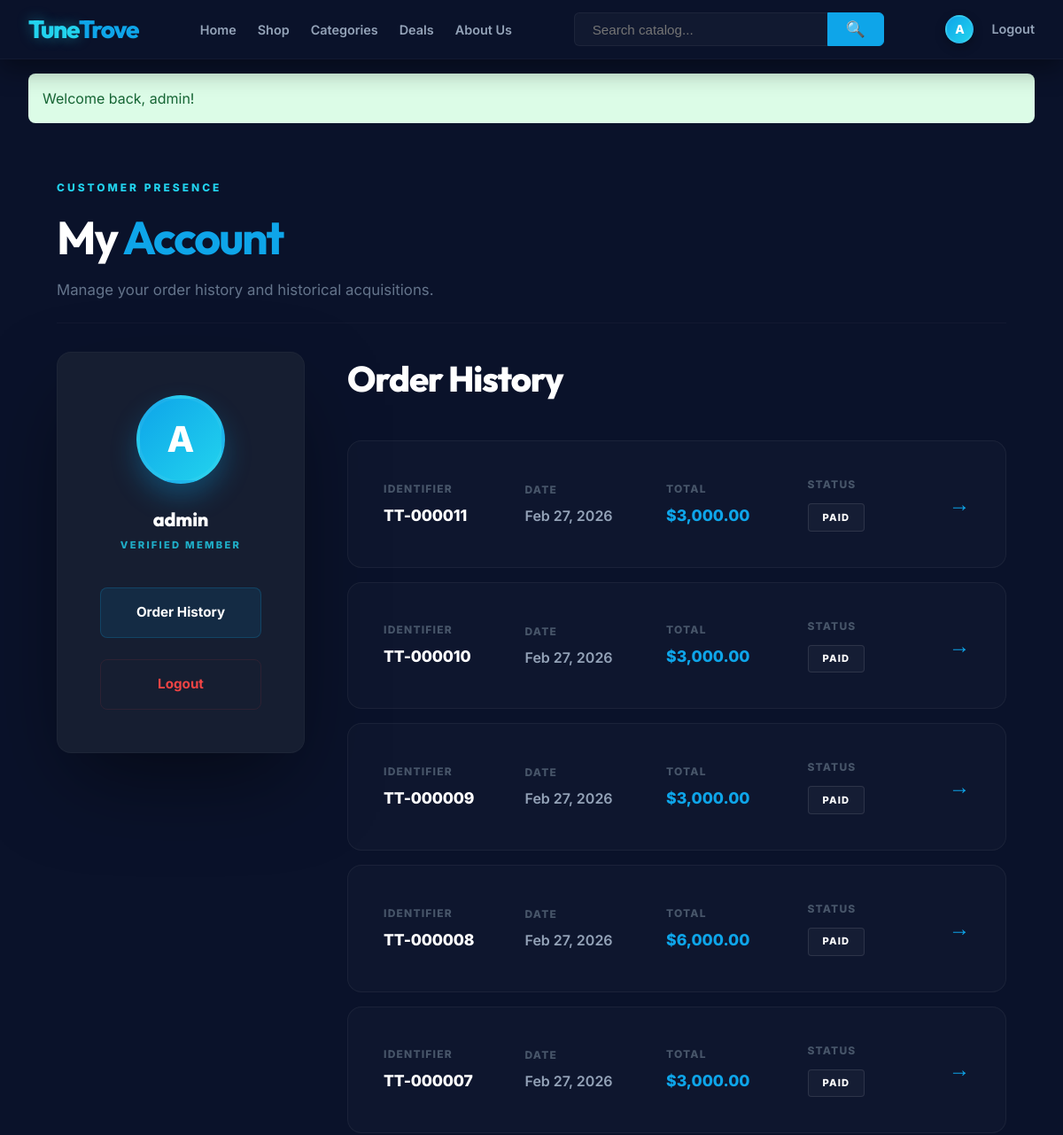
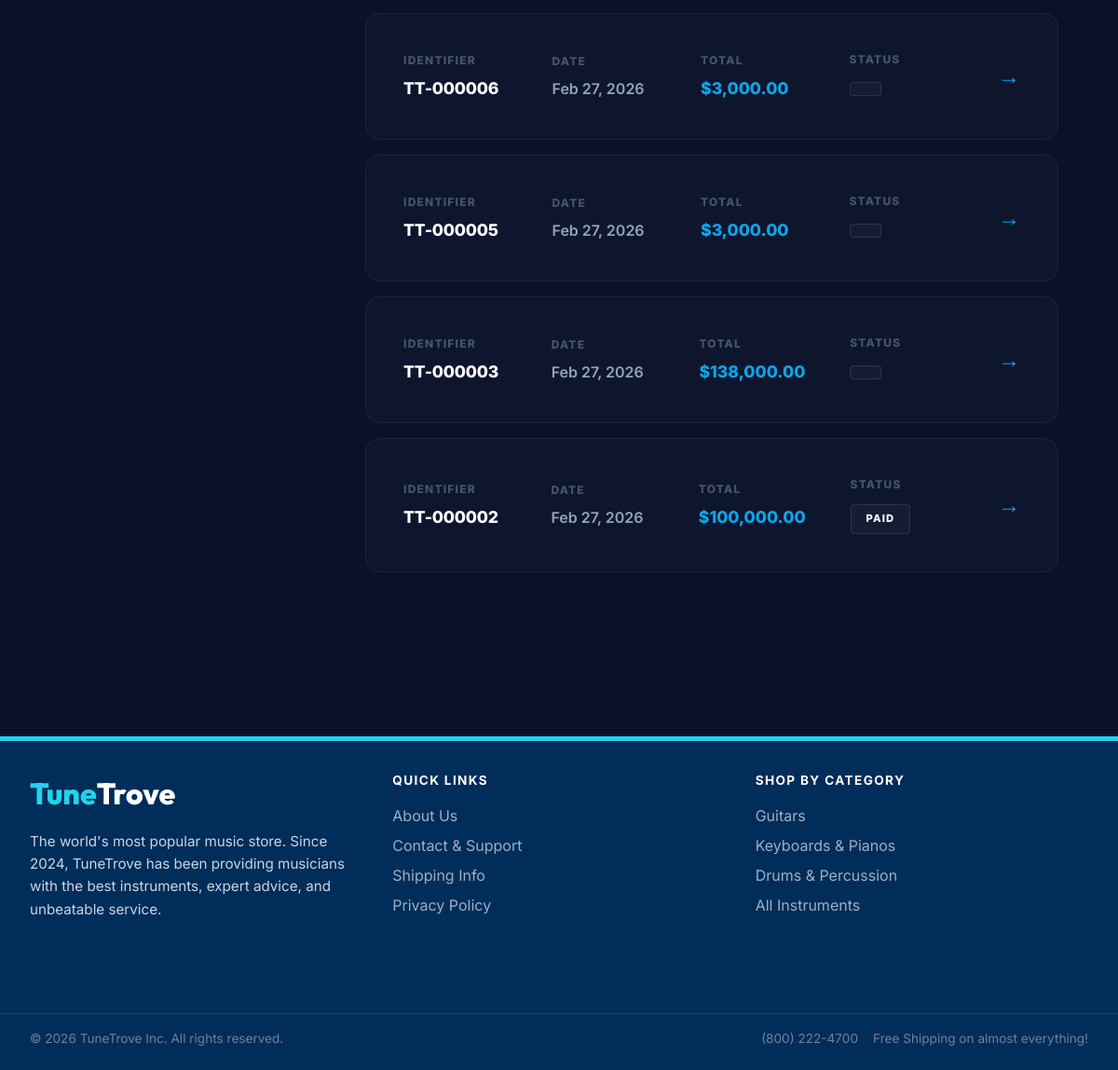
The app's page /user/account/index.php (signed in) with its own data (2 pictures, top to bottom).
### tables this page shows
CREATE TABLE `users` (
  `id` int(11) NOT NULL AUTO_INCREMENT,
  `username` varchar(50) NOT NULL,
  `password_hash` varchar(255) NOT NULL,
  `email` varchar(100) NOT NULL,
  `full_name` varchar(100) DEFAULT NULL,
  `role` enum('admin','staff','customer') DEFAULT 'customer',
  `created_at` timestamp NOT NULL DEFAULT current_timestamp(),
  PRIMARY KEY (`id`),
  UNIQUE KEY `username` (`username`),
  UNIQUE KEY `email` (`email`)
);

CREATE TABLE `orders` (
  `id` int(11) NOT NULL AUTO_INCREMENT,
  `user_id` int(11) DEFAULT NULL,
  `total_amount` decimal(10,2) NOT NULL,
  `shipping_cost` decimal(10,2) DEFAULT 0.00,
  `status` enum('pending','paid','shipped','completed','cancelled') DEFAULT 'pending',
  `shipping_address` text DEFAULT NULL,
  `payment_method` varchar(20) NOT NULL DEFAULT 'card',
  `created_at` timestamp NOT NULL DEFAULT current_timestamp(),
  PRIMARY KEY (`id`),
  KEY `user_id` (`user_id`),
  CONSTRAINT `orders_ibfk_1` FOREIGN KEY (`user_id`) REFERENCES `users` (`id`) ON DELETE SET NULL
);

### user/account/index.php (the view, shortened to what this page needs)
<?php
require_once '../includes/header.php';
require_once '../includes/db.php';
$user_id = $_SESSION['user_id'];
$stmt = $pdo->prepare("SELECT * FROM users WHERE id = ?");
$stmt->execute([$user_id]);
$user = $stmt->fetch();
$stmt = $pdo->prepare("SELECT * FROM orders WHERE user_id = ? ORDER BY created_at DESC");
$stmt->execute([$user_id]);
$orders = $stmt->fetchAll();
?>
<div style="background: var(--background); min-height: 100vh; padding-top: 2rem; padding-bottom: 8rem;">
    <div class="container">
        <div style="margin-bottom: 2rem; border-bottom: 1px solid rgba(255, 255, 255, 0.03); padding-bottom: 1.5rem;">
            <p style="text-transform: uppercase; font-size: 0.75rem; font-weight: 800; color: var(--accent); letter-spacing: 0.25em; margin-bottom: 0.5rem;">Customer Presence</p>
            <h1 style="font-family: var(--font-heading); font-size: 3.25rem; letter-spacing: -0.04em; color: #fff; margin: 0;">My <span style="color: var(--primary);">Account</span></h1>
            <p style="color: #64748b; font-size: 1.05rem; margin-top: 0.5rem;">Manage your order history and historical acquisitions.</p>
        </div>
        <div style="display: grid; grid-template-columns: 280px 1fr; gap: 3rem; align-items: flex-start;">
            <aside style="position: sticky; top: 120px;">
                <div style="background: var(--surface); border: 1px solid rgba(255, 255, 255, 0.03); border-radius: 1rem; padding: 3rem; text-align: center; box-shadow: 0 40px 100px -20px rgba(0,0,0,0.5);">
                    <div style="width: 100px; height: 100px; background: linear-gradient(135deg, var(--primary) 0%, var(--accent) 100%); color: white; border-radius: 50%; display: flex; align-items: center; justify-content: center; font-size: 2.5rem; font-weight: 800; margin: 0 auto 1.5rem; box-shadow: 0 15px 30px rgba(14, 165, 233, 0.3); border: 4px solid rgba(255, 255, 255, 0.05);">
                        <?php echo strtoupper(substr($user['full_name'] ?: $user['username'], 0, 1)); ?>
                    </div>
                    <h3 style="font-family: var(--font-heading); font-size: 1.35rem; font-weight: 800; color: #fff; margin-bottom: 0.25rem; letter-spacing: -0.01em;"><?php echo htmlspecialchars($user['full_name']); ?></h3>
                    <p style="color: var(--accent); font-size: 0.7rem; font-weight: 800; text-transform: uppercase; letter-spacing: 0.2em; margin-bottom: 2.5rem; opacity: 0.8;">Verified Member</p>
                    <nav style="display: flex; flex-direction: column; gap: 0.5rem;">
                        <a href="#orders" style="padding: 1rem 1.25rem; text-decoration: none; color: #fff; font-weight: 700; font-size: 0.95rem; background: rgba(14, 165, 233, 0.1); border: 1px solid rgba(14, 165, 233, 0.2); border-radius: 0.5rem; transition: all 0.2s;">Order History</a>
                        <a href="/TuneTrove/user/auth/logout.php" style="padding: 1rem 1.25rem; text-decoration: none; color: #ef4444; font-weight: 700; font-size: 0.95rem; border-radius: 0.5rem; margin-top: 1rem; border: 1px solid rgba(239, 68, 68, 0.1); transition: all 0.2s;" onmouseover="this.style.background='rgba(239, 68, 68, 0.05)'" onmouseout="this.style.background='transparent'">Logout</a>
                    </nav>
                </div>
            </aside>
            <div style="display: flex; flex-direction: column; gap: 4rem;">
                <section id="orders">
                    <h2 style="font-family: var(--font-heading); font-size: 2.5rem; font-weight: 800; color: #fff; margin-bottom: 2.5rem; letter-spacing: -0.03em;">Order History</h2>
                    <?php if (empty($orders)): ?>
                        <div style="text-align: center; padding: 6rem; background: rgba(255, 255, 255, 0.01); border: 2px dashed rgba(255, 255, 255, 0.05); border-radius: 1rem;">
                            <p style="color: #64748b; margin-bottom: 2.5rem; font-size: 1.1rem;">You haven't placed any orders yet.</p>
                            <a href="/TuneTrove/user/shop/" class="btn btn-primary" style="padding: 1.25rem 3rem; font-weight: 800; text-transform: uppercase; font-size: 0.9rem; border-radius: 0.5rem; letter-spacing: 0.1em;">Start Shopping</a>
                        </div>
                    <?php else: ?>
                        <div style="display: flex; flex-direction: column; gap: 1rem;">
                            <?php foreach ($orders as $order): ?>
                                <a href="view_order.php?id=<?php echo $order['id']; ?>" style="text-decoration: none; color: inherit; display: block;">
                                    <div style="display: grid; grid-template-columns: 1fr 1fr 1fr 1fr auto; align-items: center; gap: 3rem; padding: 2.5rem; background: rgba(255, 255, 255, 0.02); border: 1px solid rgba(255, 255, 255, 0.05); border-radius: 1rem; transition: all 0.3s;" onmouseover="this.style.borderColor='rgba(14, 165, 233, 0.4)'; this.style.background='rgba(14, 165, 233, 0.02)'" onmouseout="this.style.borderColor='rgba(255, 255, 255, 0.05)'; this.style.background='rgba(255, 255, 255, 0.02)'">
                                        <div>
                                            <p style="font-size: 0.75rem; font-weight: 800; color: #475569; text-transform: uppercase; letter-spacing: 0.1em; margin-bottom: 0.5rem;">Identifier</p>
                                            <p style="font-weight: 800; color: #fff; font-size: 1.1rem; letter-spacing: -0.01em;">TT-<?php echo str_pad($order['id'], 6, '0', STR_PAD_LEFT); ?></p>
                                        </div>
                                        <div>
                                            <p style="font-size: 0.75rem; font-weight: 800; color: #475569; text-transform: uppercase; letter-spacing: 0.1em; margin-bottom: 0.5rem;">Date</p>
                                            <p style="color: #94a3b8; font-weight: 600;"><?php echo date('M d, Y', strtotime($order['created_at'])); ?></p>
                                        </div>
                                        <div>
                                            <p style="font-size: 0.75rem; font-weight: 800; color: #475569; text-transform: uppercase; letter-spacing: 0.1em; margin-bottom: 0.5rem;">Total</p>
                                            <p style="font-weight: 800; color: var(--primary); font-size: 1.1rem;">$<?php echo number_format($order['total_amount'], 2); ?></p>
                                        </div>
                                        <div>
                                            <p style="font-size: 0.75rem; font-weight: 800; color: #475569; text-transform: uppercase; letter-spacing: 0.1em; margin-bottom: 0.75rem;">Status</p>
                                            <span style="display: inline-block; padding: 0.4rem 1rem; background: rgba(255, 255, 255, 0.03); border-radius: 4px; font-size: 0.7rem; font-weight: 800; text-transform: uppercase; color: #fff; border: 1px solid rgba(255, 255, 255, 0.1); letter-spacing: 0.1em;">
                                                <?php echo htmlspecialchars($order['status']); ?>
                                            </span>
                                        </div>
                                        <div style="color: var(--primary); font-size: 1.5rem; font-weight: 800;">→</div>
                                    </div>
                                </a>
                            <?php endforeach; ?>
                        </div>
                    <?php endif; ?>
                </section>
            </div>
            </div>
        </div>
    </div>
</div>
<?php require_once '../includes/footer.php'; ?>

### user/assets/css/style.css (style rules this page uses)
:root { --primary: #0ea5e9; --primary-dark: #002d5a; --accent: #22d3ee; --accent-vibrant: #38bdf8; --background: #0a122a; --surface: #161e31; --surface-light: #1e293b; --text: #f1f5f9; --text-muted: #94a3b8; --border: rgba(255, 255, 255, 0.05); --nav-bg: #0f172a; --radius-md: 0.5rem; --radius-lg: 1rem; --font-sans: 'Inter', system-ui, sans-serif; --font-heading: 'Outfit', sans-serif; }
* { margin: 0; padding: 0; box-sizing: border-box; }
body { font-family: var(--font-sans); background-color: var(--background); color: var(--text); line-height: 1.5; min-height: 100vh; }
.container { width: 100%; max-width: 1300px; margin: 0 auto; padding: 0 2rem; }

### records on screen
users: full_name "A", full_name "admin"
orders: id "000011", created_at "Feb 27, 2026", total_amount "3,000.00", status "PAID"
orders: id "000010", created_at "Feb 27, 2026", total_amount "3,000.00", status "PAID"
orders: id "000009", created_at "Feb 27, 2026", total_amount "3,000.00", status "PAID"
orders: id "000008", created_at "Feb 27, 2026", total_amount "6,000.00", status "PAID"
orders: id "000007", created_at "Feb 27, 2026", total_amount "3,000.00", status "PAID"
orders: id "000006", created_at "Feb 27, 2026", total_amount "3,000.00"
orders: id "000005", created_at "Feb 27, 2026", total_amount "3,000.00"
orders: id "000003", created_at "Feb 27, 2026", total_amount "138,000.00"
orders: id "000002", created_at "Feb 27, 2026", total_amount "100,000.00", status "PAID"

### other values on screen
substr($display_name, 0, 1) "A"
$_SESSION['msg'] "Welcome back, admin!"
